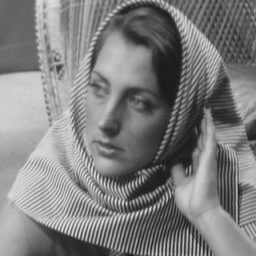
%> input picture Dual-view-CS/DLAMP_Toolbox/Demos/1.tif, 256 x 256 px
$ octave A_adaptive_bp.m   (GNU Octave 9; MATLAB toolbox functions it lacks are replaced by stand-ins)
%> lines starting %> are read from the running program, lines starting %| are printed output that depends on the picture
### Dual-view-CS/CS_DualView/Utilities/Measurements/A_bp.m
function b = A_bp(x,OMEGA,P_image,P_block,image_height,image_width,block_height,block_width,Phi)

x=x(P_image);
x=reshape(x,[image_height,image_width]);
B=im2col(x,[block_height,block_width],'distinct');
B=B(P_block,:);
% [5 lines of commented-out code are left out]
fx=Phi*B;
fx=fx';
if iscell(OMEGA)
    for i=1:length(OMEGA)
        b{i}=fx(OMEGA{i});
    end
else
    b=fx(OMEGA);    %等价于对置乱的结果随机取一部分得到y
end

end

### Dual-view-CS/CS_DualView/Utilities/Measurements/A_adaptive_bp.m
randn('state',0);
rand('state',0);


measure.ori_im = im2double(imread('D:\Chenzan\CS_image\Test_Images\Set\Set8\1.tif'));
%> measure.ori_im: size 256x256 double; min 0.0902, max 0.906, mean 0.496
ori_im = measure.ori_im;
measure.rate = 0.1;

[measure.image_width , measure.image_height]=size(measure.ori_im);
%> measure.image_width = 256; measure.image_height = 256
measure.block_size = 64;
measure.P_image=randperm(measure.image_height*measure.image_width);
measure.P_block=randperm(measure.block_size*measure.block_size);
measure.rate_allocation = ceil(measure.image_width*measure.image_height*measure.rate);
%> measure.rate_allocation = 6554
q=1:(measure.image_width*measure.image_height);
step(1,1) = 1;
step(1,2) = measure.rate_allocation;
measure.OMEGA = q(step(1,1):step(1,2));
%> measure.OMEGA = 6554 values from 1 to 6554


%%
k = ceil(length(measure.OMEGA)/(measure.image_height*measure.image_width/measure.block_size^2));
%> k = 410
p = 0.5;
Phi_B = double((rand(measure.block_size^2, measure.block_size^2)<p));
Phi_B = Phi_B*2-1;
Phi_B = Phi_B./(measure.block_size);
Phi=Phi_B;
Phi_mt = Phi_B*(measure.block_size^2/k);
measure.Phi = Phi;
measure.Phi_mt = Phi_mt;
%%

A_1=@(z)A_bp(z,measure.OMEGA,measure.P_image,measure.P_block,measure.Phi);
At_1=@(z)At_bp(z,measure.OMEGA,measure.P_image,measure.P_block,measure.Phi_mt);


ori_im_keys = ori_im(1:128,1:128);
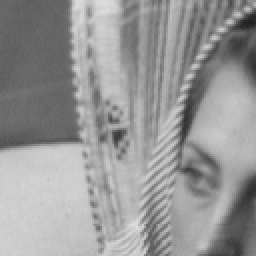
%> ori_im_keys: size 128x128 double (shown 2 times larger); min 0.122, max 0.867, mean 0.592
[measure.image_width, measure.image_height]=size(ori_im_keys);
%> measure.image_width = 128; measure.image_height = 128
%> the run ends on the next line
measure.P_image=randperm(measure.image_height*measure.image_width);
measure.P_block=randperm(measure.block_size*measure.block_size);

%%

A_2=@(z)A_bp(z,measure.OMEGA,measure.P_image,measure.P_block,measure.Phi);
At_2=@(z)At_bp(z,measure.OMEGA,measure.P_image,measure.P_block,measure.Phi_mt);

y_1 = A_1(ori_im);

$ run again, with Dual-view-CS/DLAMP_Toolbox/Demos/04.png saved as Dual-view-CS/DLAMP_Toolbox/Demos/1.tif
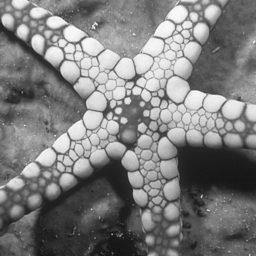
%> input picture Dual-view-CS/DLAMP_Toolbox/Demos/04.png, 256 x 256 px
%> `[measure.image_width , measure.image_height]=size(measure.ori_im);`: measure.image_width = 256
%> measure.rate_allocation = 6554
%> measure.OMEGA = 6554 values from 1 to 6554
%> k = 410
%> `ori_im_keys = ori_im(1:128,1:128);`:
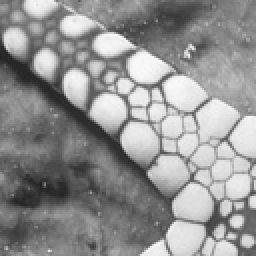
%> ori_im_keys: size 128x128 double (shown 2 times larger); min 0.106, max 0.976, mean 0.57
